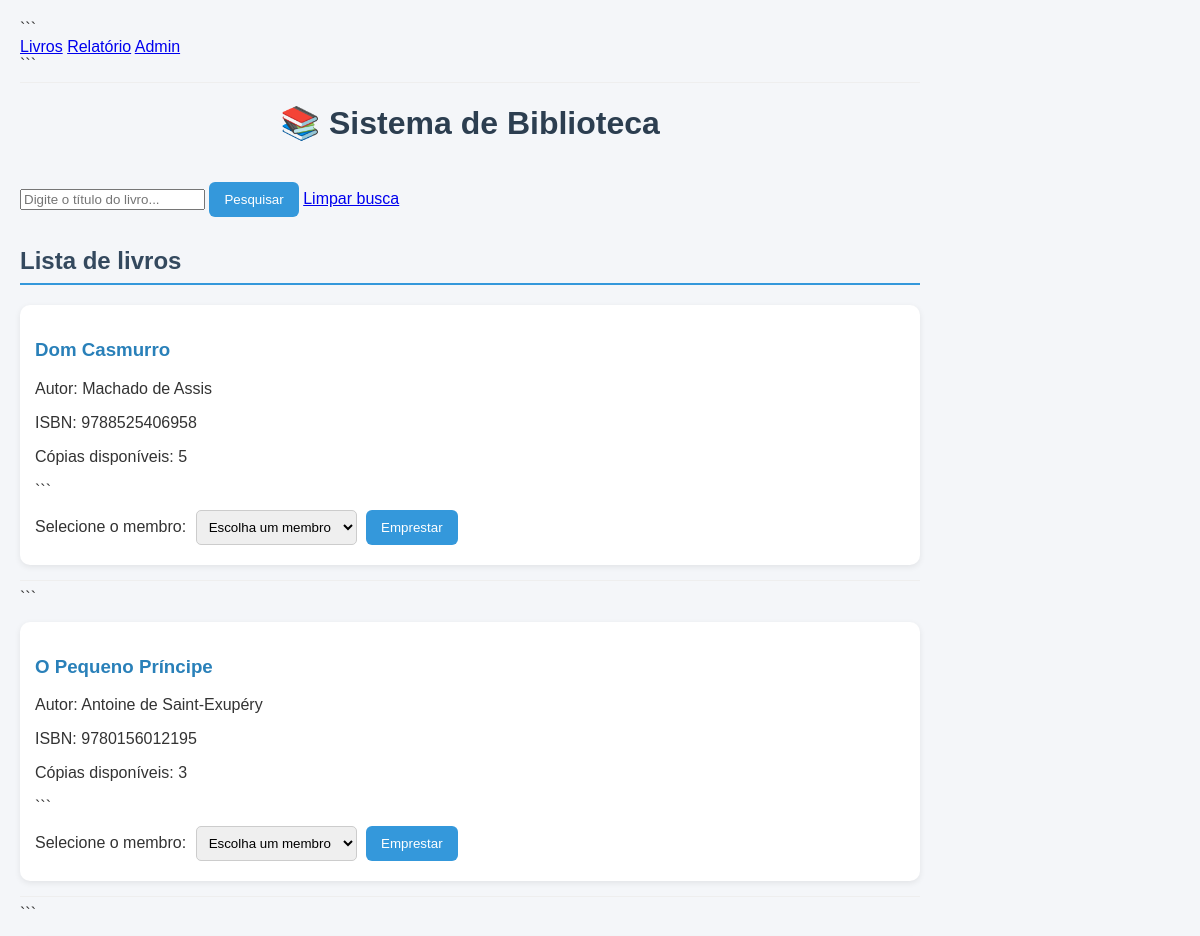
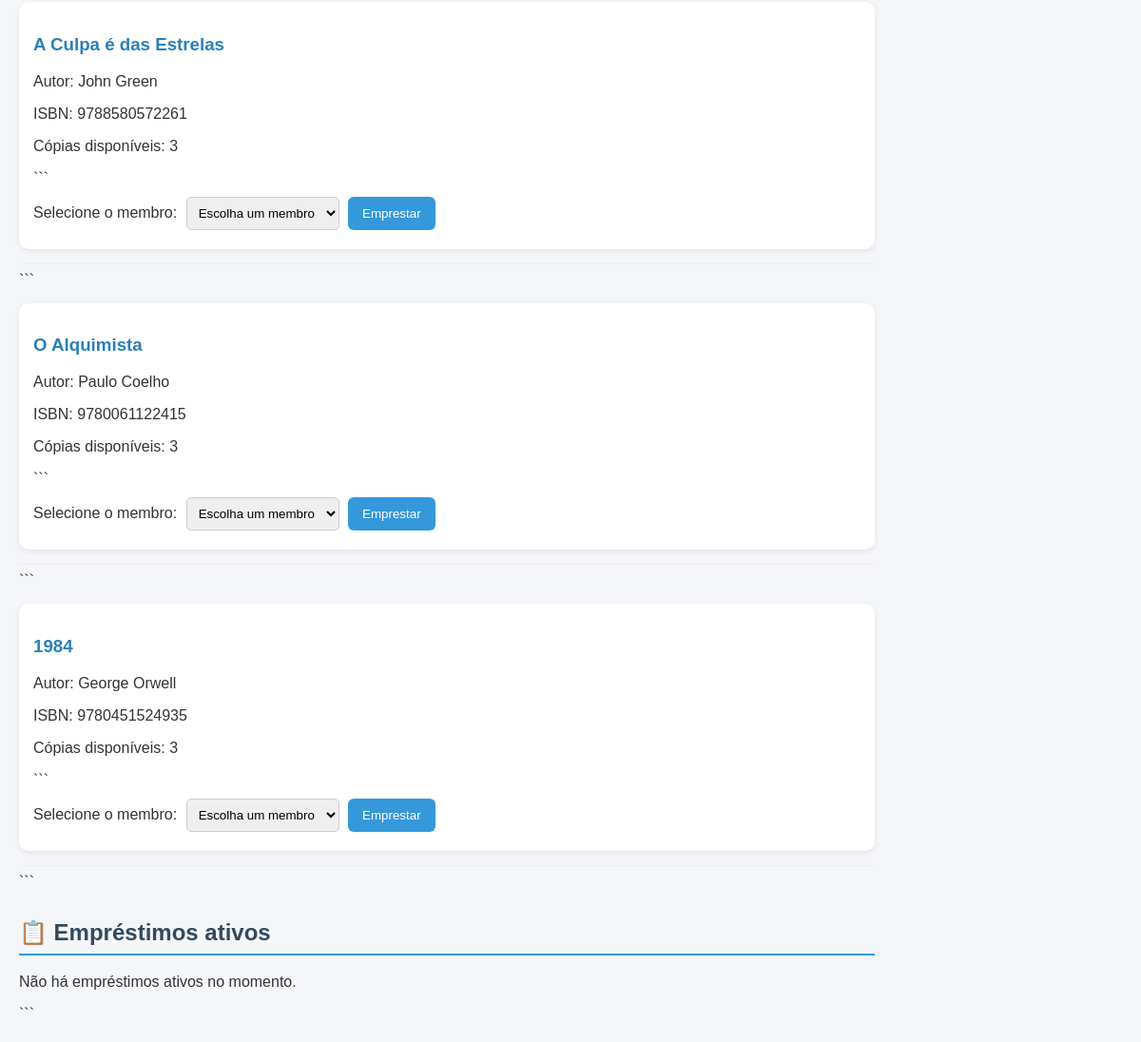
The page / on the database its author committed (2 pictures, top to bottom).
### biblioteca/models.py (models this page shows, shortened)
class Livro(models.Model):
    titulo = models.CharField(max_length=200)
    autor = models.ForeignKey(
        Autor,
        on_delete=models.CASCADE,
        related_name='livros'
    )
    isbn = models.CharField(max_length=20, unique=True)
    copias_totais = models.PositiveIntegerField()
    copias_disponiveis = models.PositiveIntegerField()

class Autor(models.Model):
    nome = models.CharField(max_length=150)
    nacionalidade = models.CharField(max_length=80)
    data_nascimento = models.DateField(null=True, blank=True)
    def __str__(self):
        return self.nome

### biblioteca/views.py (the view)
# urls.py: path('', views.lista_livros, name='lista_livros'),
def lista_livros(request):
    busca = request.GET.get('busca', '')
    livros = Livro.objects.all()
    if busca:
        livros = livros.filter(titulo__icontains=busca)
    contexto = {
        'livros': livros,
        'membros': Membro.objects.all(),
        'emprestimos': Emprestimo.objects.filter(status='ATIVO'),
        'busca': busca,
    }
    return render(request, 'biblioteca/lista_livros.html', contexto)

### biblioteca/templates/biblioteca/lista_livros.html (shortened to what this page needs)
{% extends 'biblioteca/base.html' %}
{% block conteudo %}
<h1>📚 Sistema de Biblioteca</h1>
<form method="GET" action="{% url 'lista_livros' %}">
    <input
        type="text"
        name="busca"
        placeholder="Digite o título do livro..."
        value="{{ busca }}"
    >
    <button type="submit">Pesquisar</button>
    <a href="{% url 'lista_livros' %}">Limpar busca</a>
</form>
<h2>Lista de livros</h2>
{% for livro in livros %} <div> <h3>{{ livro.titulo }}</h3> <p>Autor: {{ livro.autor }}</p> <p>ISBN: {{ livro.isbn }}</p> <p>Cópias disponíveis: {{ livro.copias_disponiveis }}</p>
```
    {% if livro.copias_disponiveis > 0 %}
        <form method="POST" action="{% url 'emprestar_livro' livro.id %}">
            <label for="membro_{{ livro.id }}">Selecione o membro:</label>
            <select name="membro_id" id="membro_{{ livro.id }}" required>
                <option value="">Escolha um membro</option>
            </select>
            <button type="submit">Emprestar</button>
        </form>
    {% else %}
        <p>Não há cópias disponíveis.</p>
    {% endif %}
</div>
<hr>
```
{% empty %} <p>Nenhum livro cadastrado.</p>
{% endfor %}
<h2>📋 Empréstimos ativos</h2>
{% for emprestimo in emprestimos %} <div> <p><strong>Livro:</strong> {{ emprestimo.livro.titulo }}</p> <p><strong>Membro:</strong> {{ emprestimo.membro.nome }}</p> <p><strong>Data do empréstimo:</strong> {{ emprestimo.data_emprestimo }}</p> <p><strong>Devolução prevista:</strong> {{ emprestimo.data_prevista_devolucao }}</p>
```
    <form method="POST" action="{% url 'devolver_livro' emprestimo.id %}">
        {% csrf_token %}
        <button type="submit">Devolver livro</button>
    </form>
</div>
<hr>
```
{% empty %} <p>Não há empréstimos ativos no momento.</p>
{% endfor %}
{% endblock %}

### biblioteca/templates/biblioteca/base.html (shortened to what this page needs)
<!DOCTYPE html>
<html lang="pt-br">
<head>
</head>
<body>
    <nav>
        <a href="{% url 'lista_livros' %}">Livros</a>
        <a href="{% url 'relatorio_livros' %}">Relatório</a>
        <a href="/admin/">Admin</a>
    </nav>
```
<hr>
{% block conteudo %}{% endblock %}
```
</body>
</html>

### biblioteca/templates/biblioteca/base.html (style rules this page uses)
body { font-family: Arial, sans-serif; max-width: 900px; margin: 2rem auto; padding: 0 1rem; }

### biblioteca/templates/biblioteca/lista_livros.html (style rules this page uses)
body { font-family: Arial, sans-serif; background-color: #f4f6f9; color: #333; margin: 0; padding: 20px; }
h1 { text-align: center; color: #2c3e50; margin-bottom: 30px; }
h2 { color: #34495e; border-bottom: 2px solid #3498db; padding-bottom: 8px; margin-top: 30px; }
h3 { color: #2980b9; }
div { background-color: white; padding: 15px; margin: 15px 0; border-radius: 10px; box-shadow: 0 2px 6px rgba(0, 0, 0, 0.08); }
button { background-color: #3498db; color: white; border: none; padding: 10px 15px; border-radius: 6px; cursor: pointer; margin-top: 10px; }
select { padding: 8px; border: 1px solid #ccc; border-radius: 5px; margin: 5px; }
hr { border: none; border-top: 1px solid #eee; }

### rows shown on the page
Livro: titulo "Dom Casmurro", autor "Machado de Assis", isbn "9788525406958", copias_disponiveis "5"
Livro: titulo "O Pequeno Príncipe", autor "Antoine de Saint-Exupéry", isbn "9780156012195", copias_disponiveis "3"
Livro: titulo "A Culpa é das Estrelas", autor "John Green", isbn "9788580572261", copias_disponiveis "3"
Livro: titulo "O Alquimista", autor "Paulo Coelho", isbn "9780061122415", copias_disponiveis "3"
Livro: titulo "1984", autor "George Orwell", isbn "9780451524935", copias_disponiveis "3"
